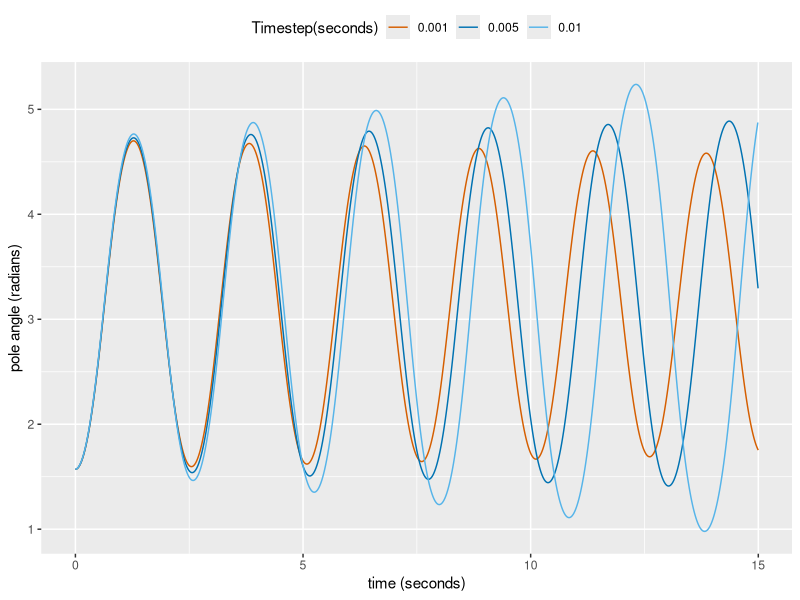

Here is the R script that generated this plot:
library("ggplot2")
setwd("D:/tmp-cartpole")

dat1 <- read.table("theta-RK1-tau0_001.csv", sep=",", head=TRUE)
dat2 <- read.table("theta-RK1-tau0_005.csv", sep=",", head=TRUE)
dat3 <- read.table("theta-RK1-tau0_01.csv", sep=",", head=TRUE)

#ggplot(data=dat2, aes(x=time, y=theta, group=1)) + geom_line()

p = ggplot() +
  geom_line(data=dat1, aes(x=time, y=theta, color="0.001")) +
  geom_line(data=dat2, aes(x=time, y=theta, color="0.005")) +
  geom_line(data=dat3, aes(x=time, y=theta, color="0.01")) +
  scale_color_manual(name = "Timestep(seconds)", values = c("0.001"="#D55E00", "0.005"="#0072B2", "0.01"="#56B4E9")) +
  theme(legend.position="top") +
  xlab("time (seconds)") +
  ylab("pole angle (radians)")

ggsave(filename="eulers-method.png", plot=p, height=4, width=7, units="in", dpi=100, type="cairo")


